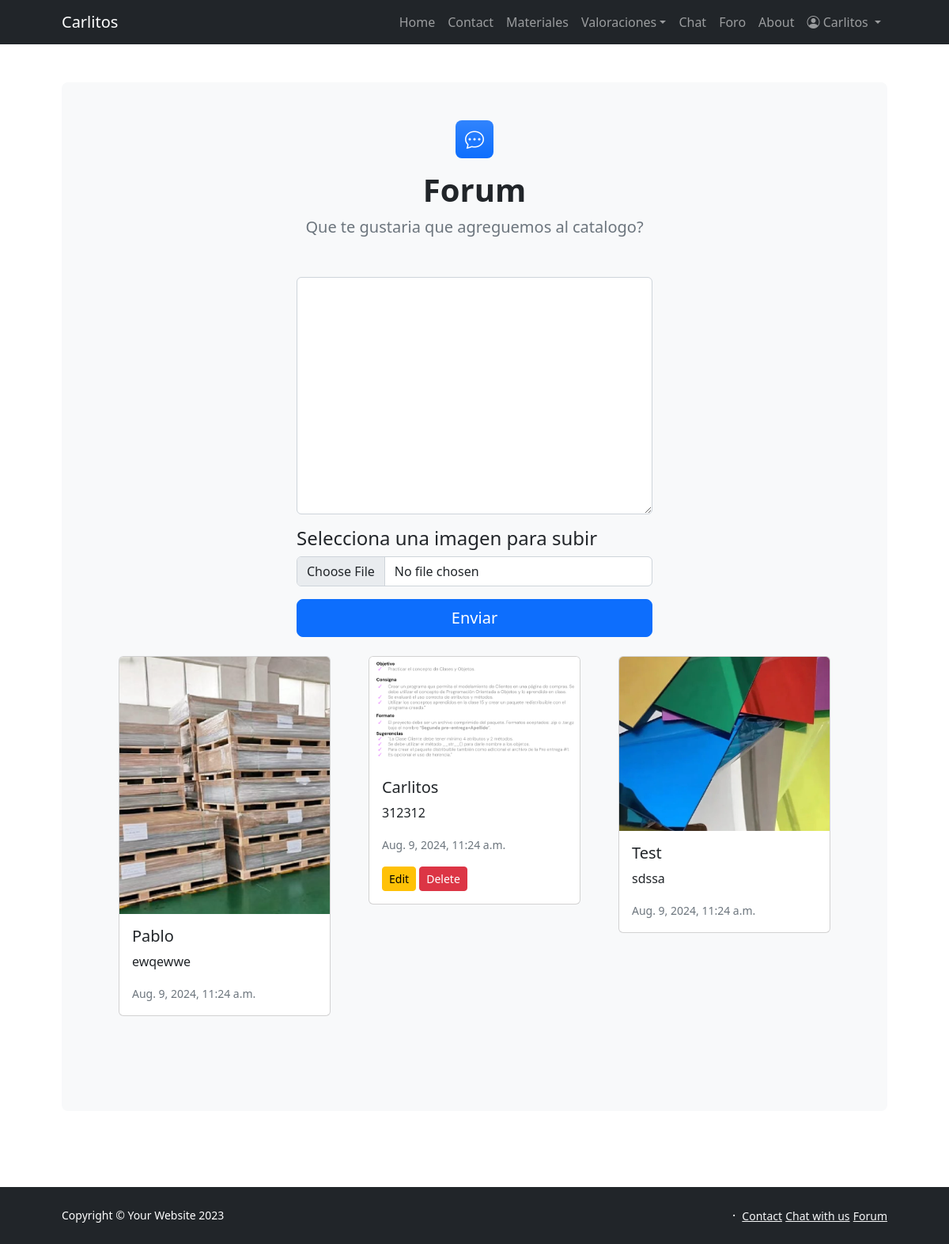
The app's page /forum/ (signed in) with its own data.
### apps/models.py (models this page shows, shortened)
class Post(models.Model):
    user = models.ForeignKey(User, on_delete=models.CASCADE)
    content = models.TextField()
    image = models.ImageField(upload_to='posts/', null=True, blank=True)
    timestamp = models.DateTimeField(auto_now_add=True)

### apps/views.py (the view)
# urls.py: path('forum/', views.forum, name='forum'),
@login_required
def forum(request):
    posts = Post.objects.all().order_by('-timestamp')
    if request.method == 'POST':
        form = PostForm(request.POST, request.FILES)
        if form.is_valid():
            post = form.save(commit=False)
            post.user = request.user
            post.save()
            return redirect('forum')
    else:
        form = PostForm()
    return render(request, 'apps/forum.html', {'posts': posts, 'form': form})

### apps/forms.py
class PostForm(forms.ModelForm):
    class Meta:
        model = Post
        fields = ['content', 'image']
        widgets = {
            'content': forms.Textarea(attrs={'class': 'form-control', 'placeholder': 'Content'}),
            'image': forms.ClearableFileInput(attrs={'class': 'form-control'}),
        }

### apps/templates/apps/forum.html (shortened to what this page needs)
<!DOCTYPE html>
{% extends 'apps/base.html' %}
{% load static %}
{% block main %}
<section class="py-5">
    <div class="container px-5">
        <div class="bg-light rounded-3 py-5 px-4 px-md-5 mb-5">
            <div class="text-center mb-5">
                <div class="feature bg-primary bg-gradient text-white rounded-3 mb-3">
                    <i class="bi bi-chat-dots"></i>
                </div>
                <h1 class="fw-bolder">Forum</h1>
                <p class="lead fw-normal text-muted mb-0">Que te gustaria que agreguemos al catalogo?</p>
            </div>
            <div class="row gx-5 justify-content-center mb-5">
                <div class="col-lg-8 col-xl-6">
                    <form method="POST" enctype="multipart/form-data">
                        <div class="form-floating mb-3">
                            <textarea class="form-control" id="post_content" name="content" placeholder="What's on your mind?" style="height: 300px;" required></textarea>
                        </div>
                        <div class="mb-4">
                            <h2 class="h4">Selecciona una imagen para subir</h2>
                            <div class="mb-3">
                            <input class="form-control" id="post_image" type="file" name="image" />
                        </div>
                        <div class="d-grid">
                            <button class="btn btn-primary btn-lg" type="submit">Enviar</button>
                        </div>
                    </form>
                </div>
            </div>
            <div class="row gx-5">
                {% for post in posts %}
                    <div class="col-lg-4 mb-4">
                        <div class="card">
                            {% if post.image %}
                                <img src="{{ post.image.url }}" class="card-img-top" alt="Post Image">
                            {% endif %}
                            <div class="card-body">
                                <h5 class="card-title">{{ post.user.username }}</h5>
                                <p class="card-text">{{ post.content }}</p>
                                <p class="card-text"><small class="text-muted">{{ post.timestamp }}</small></p>
                                {% if user == post.user or user.is_superuser %}
                                    <a href="{% url 'edit_post' post.id %}" class="btn btn-warning btn-sm">Edit</a>
                                    <a href="{% url 'delete_post' post.id %}" class="btn btn-danger btn-sm" onclick="return confirm('Are you sure you want to delete this post?');">Delete</a>
                                {% endif %}
                            </div>
                        </div>
                    </div>
                {% endfor %}
            </div>
        </div>
    </div>
</section>
{% endblock main %}

### apps/templates/apps/base.html (shortened to what this page needs)
<!DOCTYPE html>
{% load static %}
<html lang="en">
    <head>
        <link href="https://cdn.jsdelivr.net/npm/bootstrap-icons@1.5.0/font/bootstrap-icons.css" rel="stylesheet" />
        <link href="{% static 'apps/css/styles.css' %}" rel="stylesheet" />
    </head>
    <body class="d-flex flex-column h-100">
        <main class="flex-shrink-0">
            <nav class="navbar navbar-expand-lg navbar-dark bg-dark">
                <div class="container px-5">
                    <a class="navbar-brand" href="{% url 'home' %}">{{ user.username }}</a>
                    <div class="collapse navbar-collapse" id="navbarSupportedContent">
                        <ul class="navbar-nav ms-auto mb-2 mb-lg-0">
                            <li class="nav-item"><a class="nav-link" href="{% url 'home' %}">Home</a></li>
                            <li class="nav-item"><a class="nav-link" href="{% url 'contact' %}">Contact</a></li>
                            <li class="nav-item"><a class="nav-link" href="{% url 'materiales' %}">Materiales</a></li>
                            <li class="nav-item dropdown">
                                <a class="nav-link dropdown-toggle" id="navbarDropdownBlog" href="#" role="button" data-bs-toggle="dropdown" aria-expanded="false">Valoraciones</a>
                                {% if user.is_authenticated %}
                                <li class="nav-item"><a class="nav-link" href="{% url 'chat_room' %}">Chat</a></li>
                                <li class="nav-item"><a class="nav-link" href="{% url 'forum' %}">Foro</a></li>
                                {% endif %}
                                <li class="nav-item"><a class="nav-link" href="{% url 'about' %}">About</a></li>
                            {% if user.is_authenticated %}
                            <li class="nav-item dropdown">
                                <a class="nav-link dropdown-toggle" id="navbarDropdownPortfolio" href="#" role="button" data-bs-toggle="dropdown" aria-expanded="false">
                                    {% if user.profile.profile_picture %}
                                    <img src="{{ user.profile.profile_picture.url }}" alt="Profile Picture" class="rounded-circle" style="width: 30px; height: 30px;">
                                    {% else %}
                                    <i class="bi bi-person-circle"></i>
                                    {% endif %}
                                    {{ user.username }}
                                </a>
                            </li>
                            {% else %}
                            <li class="nav-item"><a class="nav-link" href="{% url 'login' %}">Iniciar Sesión</a></li>
                            <li class="nav-item"><a class="nav-link" href="{% url 'register' %}">Registrar</a></li>
                            {% endif %}
                        </ul>
                    </div>
                </div>
            </nav>
            {% block main %}{% endblock main %}
        <footer class="bg-dark py-4 mt-auto">
            <div class="container px-5">
                <div class="row align-items-center justify-content-between flex-column flex-sm-row">
                    <div class="col-auto"><div class="small m-0 text-white">Copyright &copy; Your Website 2023</div></div>
                    <div class="col-auto">
                        <span class="text-white mx-1">&middot;</span>
                        <a class="link-light small" href="{% url 'contact' %}">Contact</a>
                        <a class="link-light small" href="{% url 'chat_room' %}">Chat with us</a>
                        <a class="link-light small" href="{% url 'forum' %}">Forum</a>
                    </div>
                </div>
            </div>
        </footer>
    </body>
</html>

### records on screen
Post: image (picture), user.username "Pablo", content "ewqewwe", timestamp "Aug. 9, 2024, 11:24 a.m."
Post: image (picture), user.username "Carlitos", content "312312", timestamp "Aug. 9, 2024, 11:24 a.m.", shows "Edit"
Post: image (picture), user.username "Test", content "sdssa", timestamp "Aug. 9, 2024, 11:24 a.m."

### other values on screen
{{ user.username }} "Carlitos"
